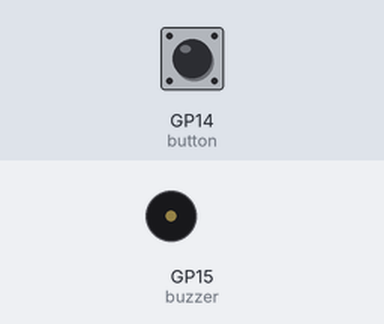
This program was run on a simulated Raspberry Pi Pico running MicroPython. On the bench: buzzer (waves = sounding). The inputs (shaded band) are chosen by the test bench; at power-on: GP14 (button) LOW.

Above: at 1.2 s.
1.3 s: GP14 (button) pulled HIGH for 0.15 s
At 2.4 s:
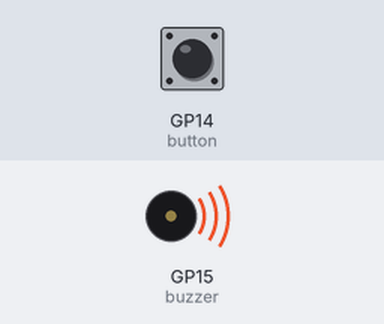
Timing chart, 0 to 8.9 s (numbered marks = the images above; inputs shaded):
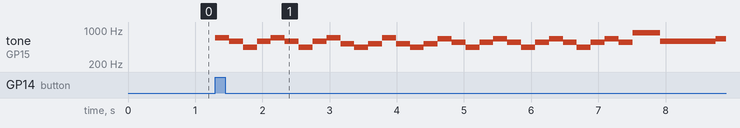

Measured:
- after the input at 1.3 s, tone on GP15 (buzzer): plays 698 Hz for 0.21 s, 587 Hz for 0.21 s, 440 Hz for 0.21 s, 587 Hz for 0.21 s, 698 Hz for 0.21 s, 587 Hz for 0.21 s … (33 notes in this stretch), starting at once

The program:

buzzer-test.py
```python
from machine import Pin, PWM
from utime import sleep

buzzer = PWM(Pin(15))
button = Pin(14, Pin.IN, Pin.PULL_DOWN)

tones = {
"B0": 31,
"C1": 33,
"CS1": 35,
"D1": 37,
"DS1": 39,
"E1": 41,
"F1": 44,
"FS1": 46,
"G1": 49,
"GS1": 52,
"A1": 55,
"AS1": 58,
"B1": 62,
"C2": 65,
"CS2": 69,
"D2": 73,
"DS2": 78,
"E2": 82,
"F2": 87,
"FS2": 93,
"G2": 98,
"GS2": 104,
"A2": 110,
"AS2": 117,
"B2": 123,
"C3": 131,
"CS3": 139,
"D3": 147,
"DS3": 156,
"E3": 165,
"F3": 175,
"FS3": 185,
"G3": 196,
"GS3": 208,
"A3": 220,
"AS3": 233,
"B3": 247,
"C4": 262,
"CS4": 277,
"D4": 294,
"DS4": 311,
"E4": 330,
"F4": 349,
"FS4": 370,
"G4": 392,
"GS4": 415,
"A4": 440,
"AS4": 466,
"B4": 494,
"C5": 523,
"CS5": 554,
"D5": 587,
"DS5": 622,
"E5": 659,
"F5": 698,
"FS5": 740,
"G5": 784,
"GS5": 831,
"A5": 880,
"AS5": 932,
"B5": 988,
"C6": 1047,
"CS6": 1109,
"D6": 1175,
"DS6": 1245,
"E6": 1319,
"F6": 1397,
"FS6": 1480,
"G6": 1568,
"GS6": 1661,
"A6": 1760,
"AS6": 1865,
"B6": 1976,
"C7": 2093,
"CS7": 2217,
"D7": 2349,
"DS7": 2489,
"E7": 2637,
"F7": 2794,
"FS7": 2960,
"G7": 3136,
"GS7": 3322,
"A7": 3520,
"AS7": 3729,
"B7": 3951,
"C8": 4186,
"CS8": 4435,
"D8": 4699,
"DS8": 4978
}

bpms = {
    "GF": 145,
    "RR": 112
    }

bpm = bpms["GF"]

wn = 240/bpm
hn = 120/bpm
qn = 60/bpm
en = 30/bpm
sxn = 15/bpm

tqn = (qn/3) * 2
ten = (en/3) * 2
tsxn = (sxn/3) * 2

hnd = (hn/2) + hn
qnd = (qn/2) + qn
end = (en/2) + en
sxnd = (sxn/2) + sxn

wr = wn
hr = hn
qr = qn
er = en
stop = 0.01

song = ["E5","G5","A5","P","E5","G5","B5","A5","P","E5","G5","A5","P","G5","E5"]

gravity_falls = ["F5", "D5", "A4",
                 "D5", "F5", "D5", "A4",
                 "D5", "F5", "C5", "A4",
                 "C5", "F5", "C5", "A4",
                 "C5", "E5", "CS5", "A4",
                 "CS5", "E5", "CS5", "A4",
                 "CS5", "E5", "CS5", "A4",
                 "CS5", "E5", "CS5", "A5",
                 "D5", "E5", "F5", "A5", "G5", "A5", "C5",
                 "D5", "E5", "F5", "E5", "G5", "A5", "G5", "F5", "S",
                 "F5", "S", "F5", "S", "F5", "A5", "S", "A5", "G5", "F5", "S",
                 "A5", "S", "A5", "S", "A5", "G5", "A5", "G5", "F5", "S",
                 "F5", "S", "F5", "S", "F5", "A5", "S", "A5", "G5", "F5",
                 "A5", "S", "A5", "S", "A5", "CS6", "S", "CS6", "S", "CS6",
                 "F5", "S", "F5", "S", "F5", "A5", "S", "A5", "G5", "F5",
                 "AS5", "S", "AS5", "S", "AS5", "G5", "C6", "A5", "CS6",
                 "D4", "A4", "F4","C5", "C4", "C5", "E5", "C5", "D5", "CS4", "D6"]

gravity_falls_time = [en, en, en,
                      en, en, en, en,
                      en, en, en, en,
                      en, en, en, en,
                      en, en, en, en,
                      en, en, en, en,
                      en, en, en, en,
                      en, en, en, qn,
                      hn, qn, hn, qnd, qnd, qn, hnd,
                      hn, qn, qnd, qnd, qnd, qnd, qnd, qnd, stop,
                      end, stop, end, stop, end, end, stop, end, end, qnd, stop,
                      end, stop, end, stop, end, end, end, end, qnd, stop,
                      end, stop, end, stop, end, end, stop, end, end, qnd,
                      end, stop, end, stop, qn, end, stop, end, stop, qn,
                      end, stop, end, stop, end, end, stop, end, end, qnd,
                      end, stop, end, stop, end, qnd, qnd, qnd, qnd,
                      en, en, en, en, en, en, en, en, end, end, en
                      ]

megalovania = ["D4", "P", "D4", "D5", "A4", "GS4", "G4", "F4", "D4", "F4", "G4"]

rick_roll = ["F5", "G5", "C5", "G5", "A5",
             "C6", "AS5", "A5", "F5", "G5", "C5", "S",
             "D5", "E5", "F5", "S", "F5", "G5", "E5", "D5", "C5", "S",
             "D5", "S", "D5", "E5", "F5", "D5","C5", "C6", "S", "C6", "G5"
             ]
rick_roll_time = [qnd, qnd, qn, qnd, qnd,
                  sxn, sxn, sxn, qnd, qnd, wn, stop,
                  en, en, en, stop, en, en, end, en, wn, stop,
                  en, stop, en, en, en, end, sxnd, end, stop, sxn,wn
                  ]

def playtone(frequency):
    buzzer.duty_u16(1000)
    buzzer.freq(frequency)

def bequiet():
    buzzer.duty_u16(0)

def playsong(mysong, timesig):
    for i in range(len(mysong)):
        if mysong[i] == "P":
            bequiet()
        elif mysong[i] == "S":
            bequiet()
            sleep(timesig[i])
        else:
            playtone(tones[mysong[i]])
            sleep(timesig[i])
    bequiet()

while True:
    if button.value():
        playsong(gravity_falls, gravity_falls_time)
```
